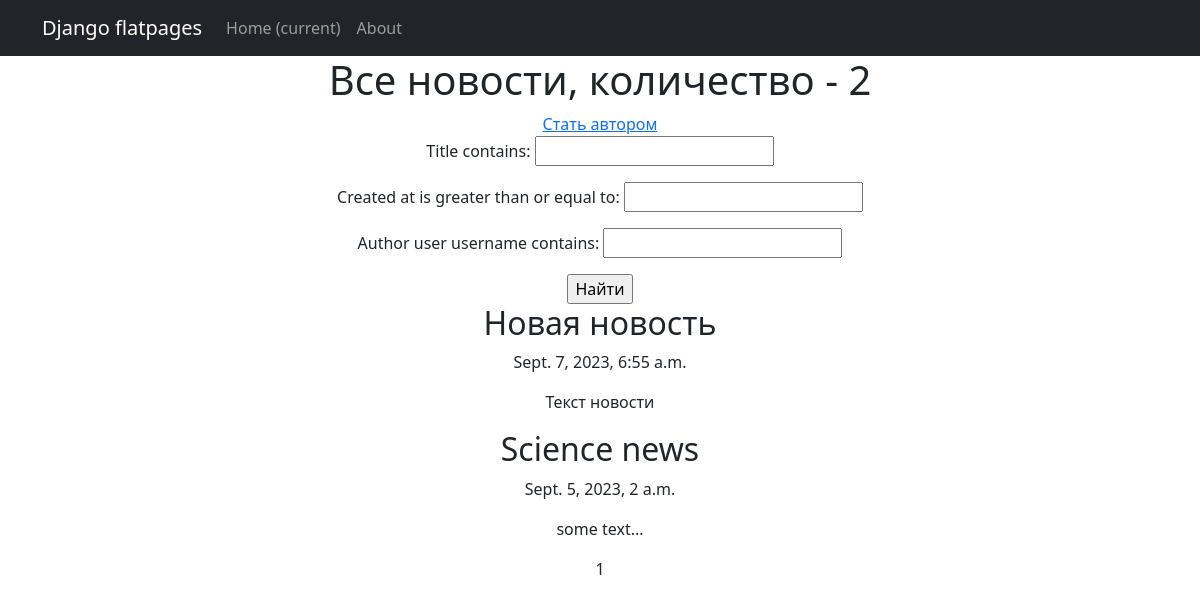
Before: /news/ with the older database file.
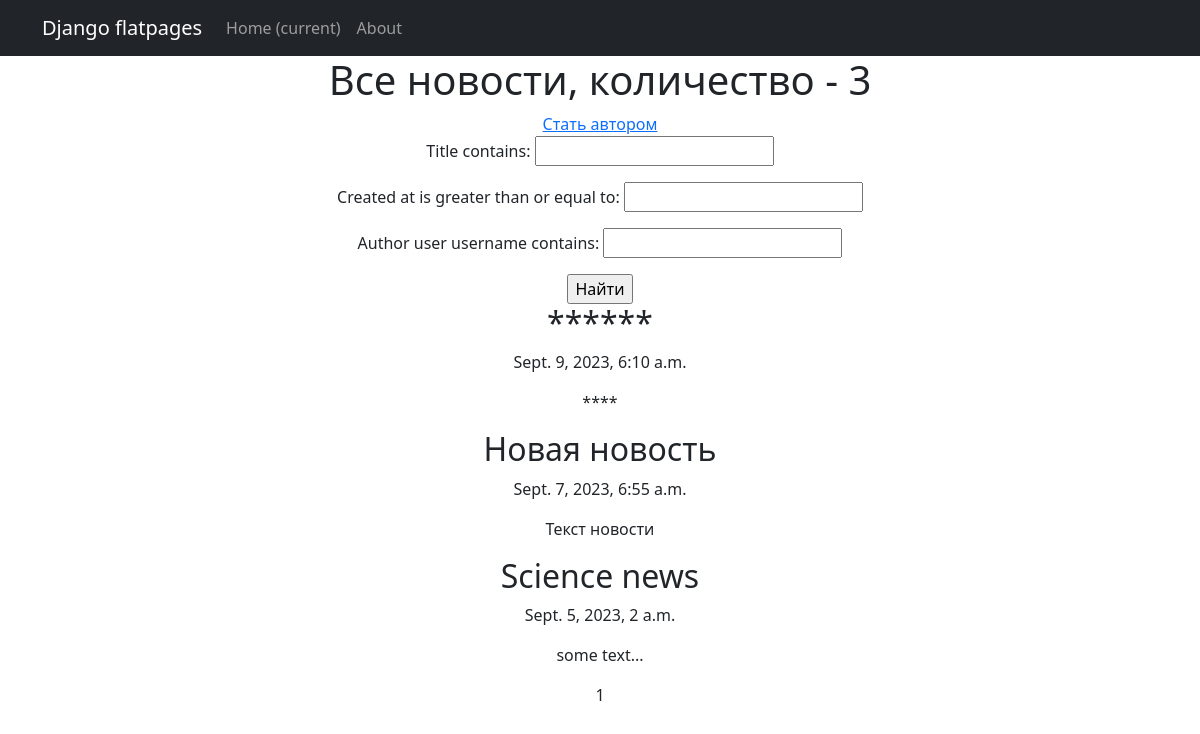
After: the same page with the newer database file.
### news/models.py (models this page shows, shortened)
class Post(models.Model):
    author = models.ForeignKey(Author, on_delete=models.CASCADE)
    post_type = models.CharField(max_length=50, choices=[('article', 'Article'), ('news', 'News')])
    created_at = models.DateTimeField(auto_now_add=True)
    categories = models.ManyToManyField(Category, through='PostCategory')
    title = models.CharField(max_length=255)
    text = models.TextField()
    rating = models.FloatField(default=0.0)

### news/views.py (the view)
# urls.py: path('news/', NewsList.as_view()),
class NewsList(ListView):
    model = Post
    template_name = 'news.html'
    context_object_name = 'news'
    paginate_by = 10
    def get_queryset(self):
        queryset = Post.objects.filter(post_type='news').order_by('-created_at')
        self.filterset = PostFilter(self.request.GET, queryset)
        return self.filterset.qs
    def get_context_data(self, **kwargs):
        context = super().get_context_data(**kwargs)
        context['filterset'] = self.filterset
        context['news_count'] = self.get_queryset().count()
        return context

### news/templatetags/my_filters.py (called while the page is built)
@register.filter
def censor(value):
    unwanted_words = ["сиськижопа", "жопа", 'сиськи']
    words = value.split()
    censored_words = [word if word.lower() not in unwanted_words else '*' * len(word) for word in words]
    censored_text = ' '.join(censored_words)
    return censored_text

### templates/news.html (shortened to what this page needs)
{% extends 'flatpages/default.html' %}
{% load my_filters %}
{% load custom_tags %}
{% block content %}
<h1>Все новости, количество - {{news_count}}</h1>
<a href="{% url 'become_author' %}">Стать автором</a>
{% if news %}
   <form action="" method="get">
       {{ filterset.form.as_p }}
       <input type="submit" value="Найти" />
   </form>
{% for n in news %}
<h2>{{ n.title|censor }}</h2>
<p>{{ n.created_at}}</p>
<p>{{ n.text|truncatewords:20|censor }}</p>
{% endfor %}
{% else %}
<h2>Новостей нет!</h2>
{% endif %}
   {{ page_obj.number }}
{% endblock %}

### templates/flatpages/default.html (shortened to what this page needs)
<!DOCTYPE html>
<html lang="en">
    <head>
        {% load static %}
        <link href="{% static 'css/styles.css' %}" rel="stylesheet" />
    </head>
    <body>
        <nav class="navbar navbar-expand-lg navbar-dark bg-dark static-top">
   <div class="container">
       <a class="navbar-brand" href="#">Django flatpages</a>
       <div class="collapse navbar-collapse" id="navbarResponsive">
           <ul class="navbar-nav ml-auto">
               <li class="nav-item active">
                   <a class="nav-link" href="#">Home
                       <span class="sr-only">(current)</span>
                   </a>
               </li>
               <li class="nav-item">
                   <a class="nav-link" href="/about/">About</a>
               </li>
           </ul>
       </div>
   </div>
</nav>
        <div class="container">
            <div class="row">
                <div class="col-lg-12 text-center">
                    {% block content %}{% endblock content %}
                </div>
            </div>
        </div>
    </body>
</html>

Changed rows visible on the page:
added Post: title|censor "******", created_at "Sept. 9, 2023, 6:10 a.m.", text|censor "****"
Other visible differences:
{{ news_count }}: "2" → "3"
